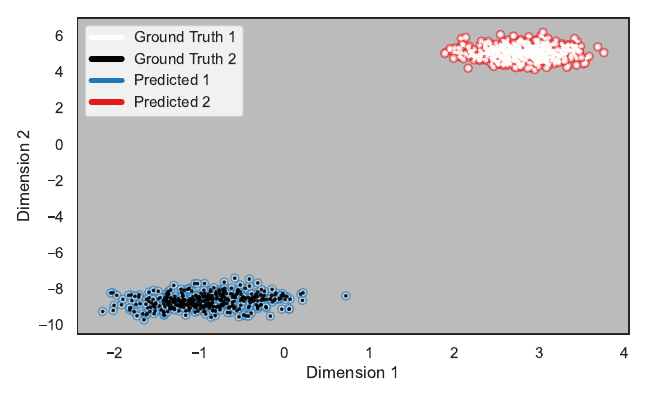

The Python source for this figure:
import matplotlib
matplotlib.use('Agg')
import matplotlib.pyplot as plt
import seaborn as sns
sns.set(style="white", font="Arial")
colors = sns.color_palette("Paired", n_colors=12).as_hex()

import numpy as np

from gmm_tf import GaussianMixture


def main():
    data_dict = np.load('./data_k2_1000.pkl', allow_pickle=True)
    X = data_dict['xn'].astype(np.float32)
    Y = data_dict['zn'].astype(np.float32)
    n, d = X.shape

    n_components = 2
    model = GaussianMixture(n_components, d)
    model.fit(X)
    # .. used to predict the data points as they where shifted
    pred = model.predict(X)
    plot(X, Y, pred)


def plot(data, y, pred):
    n = y.shape[0]

    fig, ax = plt.subplots(1, 1, figsize=(1.61803398875*4, 4))
    ax.set_facecolor('#bbbbbb')
    ax.set_xlabel("Dimension 1")
    ax.set_ylabel("Dimension 2")

    # plot the locations of all data points ..
    for i, point in enumerate(data):
        if y[i] == 0:
            # .. separating them by ground truth ..
            ax.scatter(*point, color="#000000", s=3, alpha=.75, zorder=n+i)
        else:
            ax.scatter(*point, color="#ffffff", s=3, alpha=.75, zorder=n+i)

        if pred[i] == 0:
            # .. as well as their predicted class
            ax.scatter(*point, zorder=i, color="#dbe9ff", alpha=.6, edgecolors=colors[1])
        else:
            ax.scatter(*point, zorder=i, color="#ffdbdb", alpha=.6, edgecolors=colors[5])

    handles = [plt.Line2D([0], [0], color='w', lw=4, label='Ground Truth 1'),
        plt.Line2D([0], [0], color='black', lw=4, label='Ground Truth 2'),
        plt.Line2D([0], [0], color=colors[1], lw=4, label='Predicted 1'),
        plt.Line2D([0], [0], color=colors[5], lw=4, label='Predicted 2')]

    legend = ax.legend(loc="best", handles=handles)

    plt.tight_layout()
    plt.savefig("example.pdf")


if __name__ == "__main__":
    main()